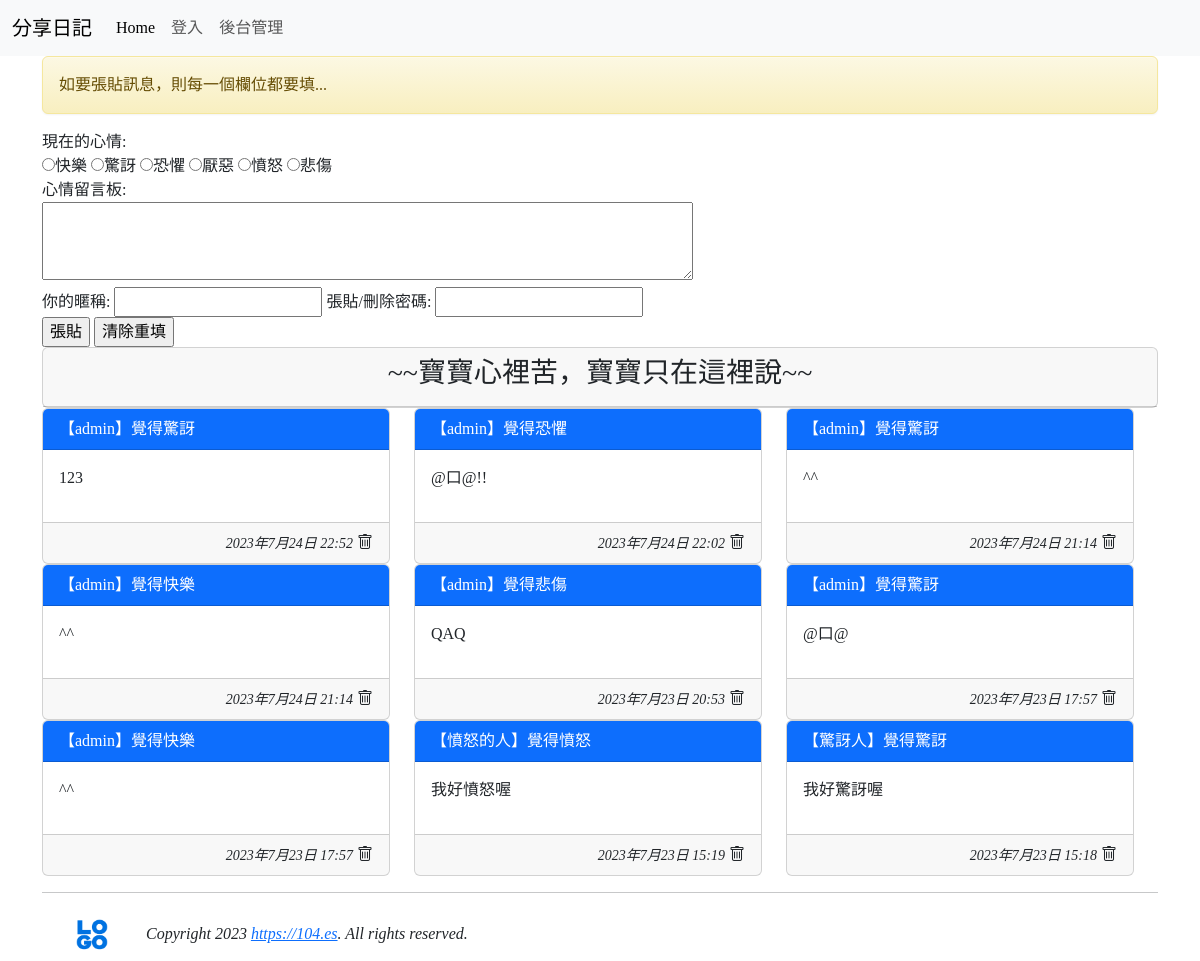
The page /index8/ on the database as committed earlier.
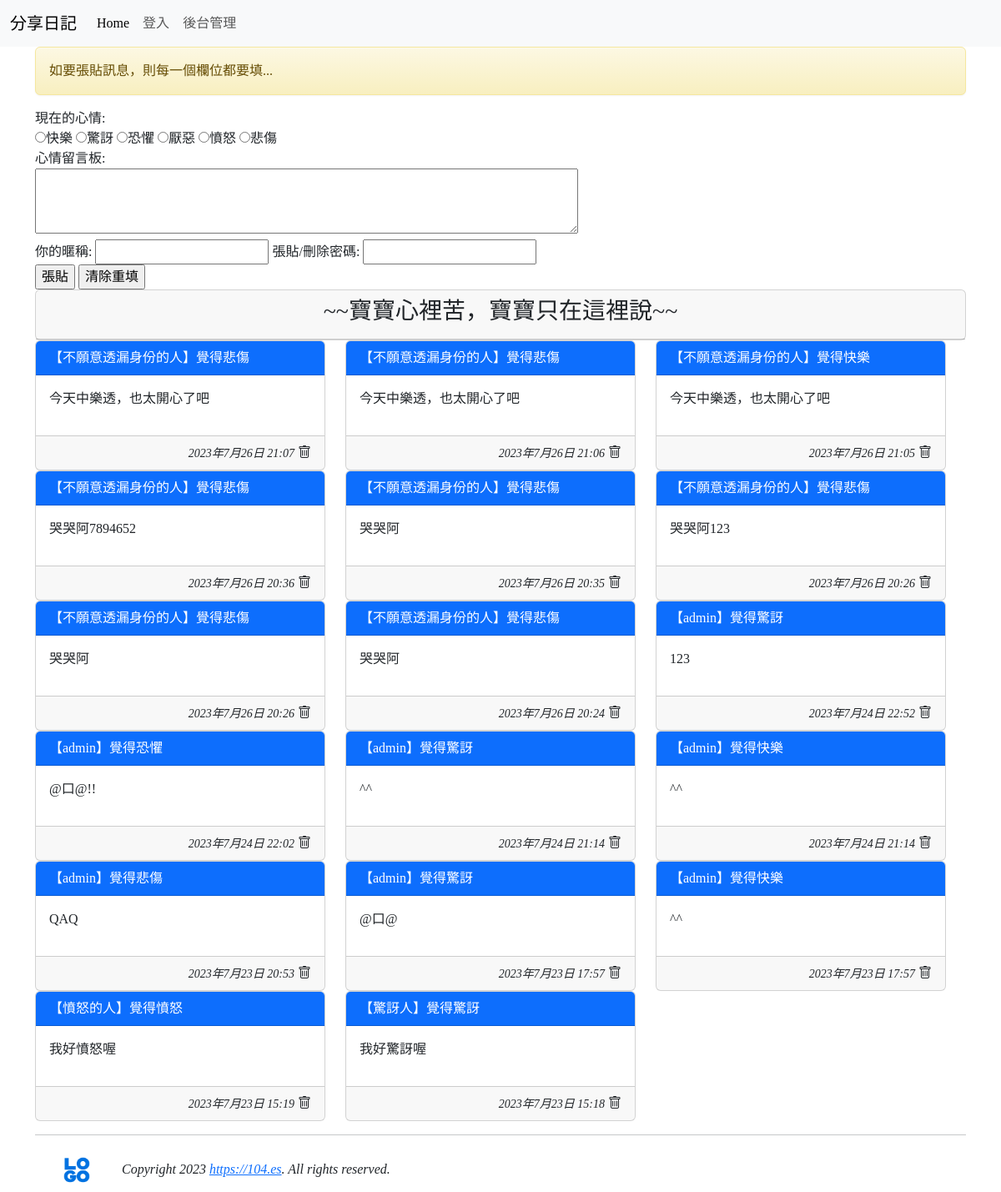
The same page on the database as committed later.
### mysite/models.py (models this page shows, shortened)
class Mood(models.Model):
    status = models.CharField(max_length=10, null=False)
    def __str__(self):
        return self.status

class Post2(models.Model):
    mood = models.ForeignKey('Mood', on_delete=models.CASCADE)
    nickname = models.CharField(max_length=10, default='不願意透漏身份的人')
    message = models.TextField(null=False)
    del_pass = models.CharField(max_length=10)
    pub_time = models.DateTimeField(auto_now=True)
    enabled = models.BooleanField(default=True)

### mysite/views.py (the view)
# urls.py: path('index8/', index8),
def index8(request):
    posts = models.Post2.objects.filter(enabled=True).order_by('-pub_time')[:30]
    moods = models.Mood.objects.all()
    try:
        user_id = request.GET['user_id']
        user_pass = request.GET['user_pass']
        user_post = request.GET['user_post']
        user_mood = request.GET['mood']
    except:
        user_id = None
        message = '如要張貼訊息，則每一個欄位都要填...'
    if user_id != None:
        mood = models.Mood.objects.get(status=user_mood)
        post = models.Post2(mood=mood, nickname=user_id, del_pass=user_pass, message=user_post)
        post.save()
        message=f'成功儲存!請記得你的編輯密碼[{user_pass}]!，訊息需經審查後才會顯示。'
    return render(request, 'index8.html', locals())

### mysite/templates/index8.html (shortened to what this page needs)
{% extends 'base1.html' %}
{% block content %}
<div class='container'>
    {% if message %}
        <div class='alert alert-warning'>{{ message }}</div>
    {% endif %}
    <form name='my form' action='/index8' method='GET'>
        現在的心情:<br/>
        {% for m in moods %}
        <input type='radio' name='mood' value='{{ m.status }}'>{{ m.status }}
        {% endfor %}
        <br/>
        心情留言板:<br/>
        <textarea name='user_post' rows=3 cols=70></textarea><br/>
        <label for='user_id'>你的暱稱:</label>
        <input id='user_id' type='text' name='user_id'>
        <label for='user_pass'>張貼/刪除密碼:</label>
        <input id='user_pass' type='password' name='user_pass'><br/>
        <input type='submit' value='張貼'>
        <input type='reset' value='清除重填'>
    </form>
    <div class='row'>
        <div class='col-md-12'>
            <div class='card'>
                <div class='card-header' align=center>
                <h3>~~寶寶心裡苦，寶寶只在這裡說~~</h3>
                </div>
            </div>
        </div>
        <div class='row'>
            {% for p in posts %}
            <div class="col-sm-12 col-md-4">
                <div class='card'>
                    <div class='card-header text-white bg-primary'>【{{ p.nickname }}】覺得{{ p.mood }}</div>
                    <div class='card-body'>{{ p.message | linebreaks }}</div>
                    <div class='card-footer' align='right'>
                        <i><small>{{ p.pub_time }}</small></i>
                        <i class="bi bi-trash" onclick='go_delete({{ p.id }})'></i>
                    </div>
                </div>
            </div>
            {% empty %}
                目前沒有任何心情留言
            {% endfor %}
        </div>
    </div>
{% endblock %}

Rows that differ between the two databases and show on the page:
added Post2: nickname "不願意透漏身份的人", mood "悲傷", message "今天中樂透，也太開心了吧", pub_time "2023年7月26日 21:07"
added Post2: nickname "不願意透漏身份的人", mood "悲傷", message "今天中樂透，也太開心了吧", pub_time "2023年7月26日 21:06"
added Post2: nickname "不願意透漏身份的人", mood "快樂", message "今天中樂透，也太開心了吧", pub_time "2023年7月26日 21:05"
added Post2: nickname "不願意透漏身份的人", mood "悲傷", message "哭哭阿7894652", pub_time "2023年7月26日 20:36"
added Post2: nickname "不願意透漏身份的人", mood "悲傷", message "哭哭阿", pub_time "2023年7月26日 20:35"
added Post2: nickname "不願意透漏身份的人", mood "悲傷", message "哭哭阿123", pub_time "2023年7月26日 20:26"
added Post2: nickname "不願意透漏身份的人", mood "悲傷", message "哭哭阿", pub_time "2023年7月26日 20:26"
added Post2: nickname "不願意透漏身份的人", mood "悲傷", message "哭哭阿", pub_time "2023年7月26日 20:24"
